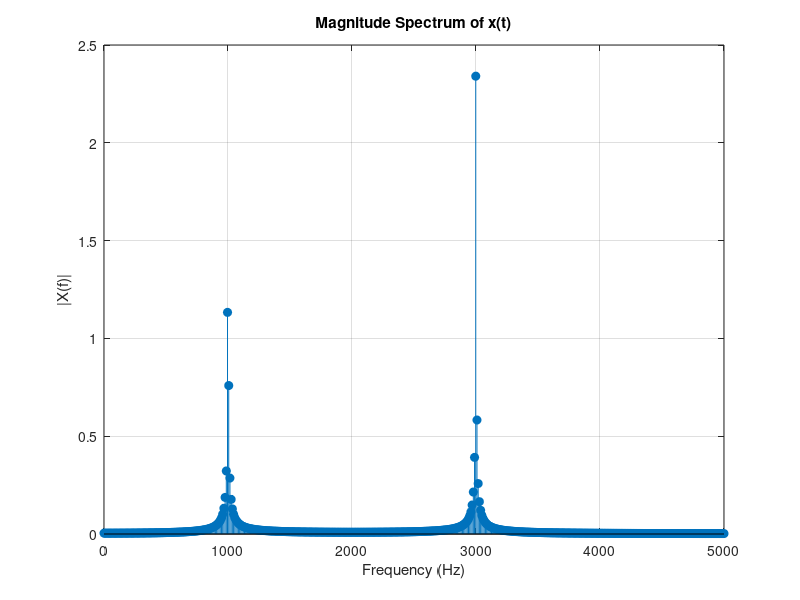

This figure's MATLAB source: (Note: this script raises an error after producing the figure.)
	%%Find DFT of the following:   x(t)=3cos2000πt+5sin6000πt

clc;             % clear command window
clear;           % clear all variables
close all;       % close all figures

% Parameters
Fs = 10000;        % Sampling frequency (must be > 2*max freq = 6000 Hz)
T = 1/Fs;          % Sampling interval
L = 1024;          % Number of samples (DFT length)
t = (0:L-1)*T;     % Time vector

% Define signal
x = 3*cos(2000*pi*t) + 5*sin(6000*pi*t);

% Compute DFT using FFT
X = fft(x);

% Frequency axis
f = (0:L-1)*(Fs/L);   % Frequency vector (Hz)

% Plot magnitude spectrum
figure;
stem(f, abs(X)/L, 'filled'); 
xlim([0 Fs/2]);    % show only positive frequencies
xlabel('Frequency (Hz)');
ylabel('|X(f)|');
title('Magnitude Spectrum of x(t)');
grid on;

hold on;
xline(0,'r');
yline(0,'r');
hold off;